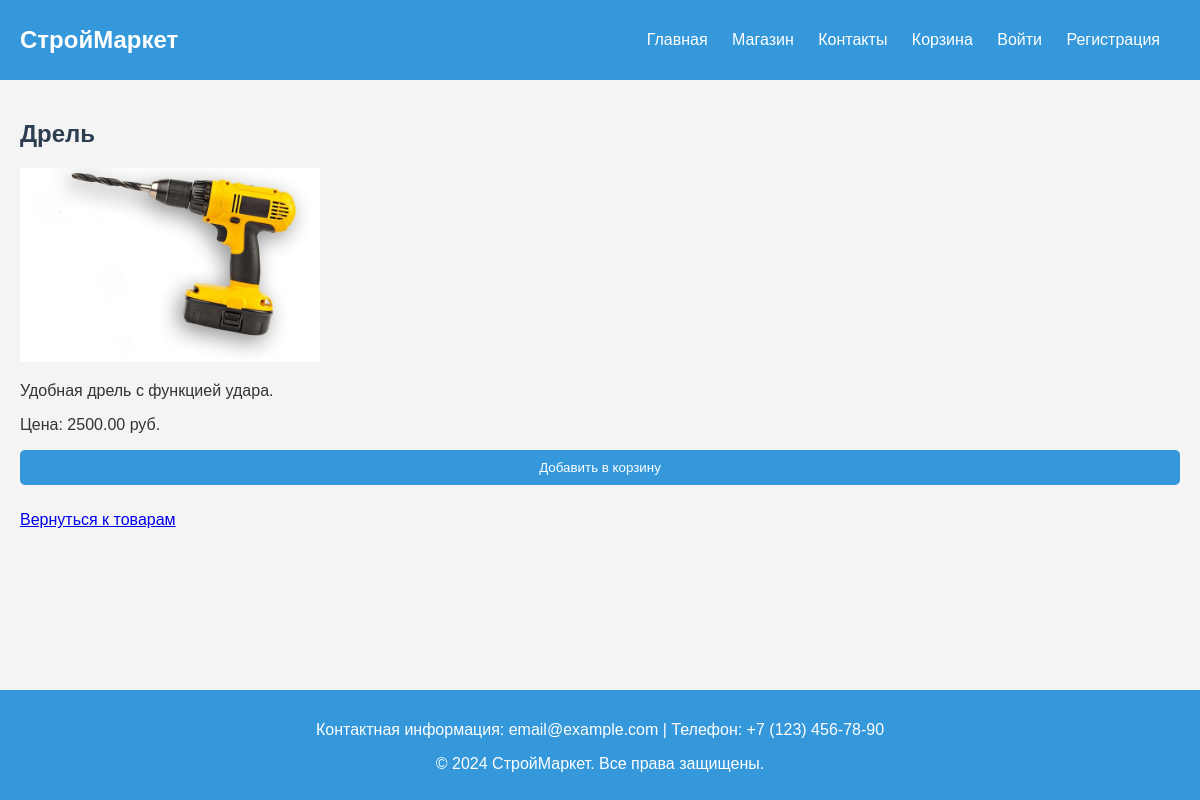
/php/product.php?id=5, run on the app's committed database.
### tables this page shows
CREATE TABLE `products` (
  `id` int(11) NOT NULL,
  `name` varchar(100) NOT NULL,
  `description` text NOT NULL,
  `price` decimal(10,2) NOT NULL,
  `image_url` varchar(255) DEFAULT NULL,
  `created_at` timestamp NOT NULL DEFAULT current_timestamp()
);

### php/product.php (the view, shortened to what this page needs)
<?php
include './db.php';
$product_id = isset($_GET['id']) ? (int)$_GET['id'] : 0;
$stmt = $pdo->prepare("SELECT * FROM products WHERE id = ?");
$stmt->execute([$product_id]);
$product = $stmt->fetch();
?>
<!DOCTYPE html>
<html lang="ru">
<head>
    <link rel="stylesheet" href="../css/styles.css">
</head>
<body>
<header>
    <div class="logo">СтройМаркет</div>
    <nav>
        <ul>
            <li><a href="index.php">Главная</a></li>
            <li><a href="shop.php">Магазин</a></li>
            <li><a href="contacts.php">Контакты</a></li>
            <li><a href="cart.php">Корзина</a></li>
            <?php if (isset($_SESSION['user'])): ?>
                <li><a href="logout.php">Выход</a></li>
            <?php else: ?>
                <li><a href="login.php">Войти</a></li>
                <li><a href="register.php">Регистрация</a></li>
            <?php endif; ?>
        </ul>
    </nav>
</header>
<main>
    <h2><?php echo htmlspecialchars($product['name']); ?></h2>
    <img src="<?php echo htmlspecialchars($product['image_url']); ?>" alt="<?php echo htmlspecialchars($product['name']); ?>" style="max-width: 300px;">
    <p><?php echo htmlspecialchars($product['description']); ?></p>
    <p>Цена: <?php echo htmlspecialchars($product['price']); ?> руб.</p>
    <form action="cart.php" method="POST">
        <button type="submit" name="add_to_cart">Добавить в корзину</button>
    </form>
    <p><a href="shop.php">Вернуться к товарам</a></p>
</main>
<footer>
   <p>Контактная информация: email@example.com | Телефон: +7 (123) 456-78-90</p>
   <p>&copy; 2024 СтройМаркет. Все права защищены.</p>
</footer>
</body>
</html>

### css/styles.css (style rules this page uses)
body { font-family: 'Arial', sans-serif; margin: 0; padding: 0; background-color: #f4f4f4; color: #333; }
h1, h2, h3 { color: #2c3e50; }
header { background-color: #3498db; color: white; padding: 15px 20px; display: flex; justify-content: space-between; align-items: center; }
.logo { font-size: 24px; font-weight: bold; }
nav ul { list-style-type: none; padding: 0; }
nav ul li { display: inline; margin-right: 20px; }
nav a { color: white; text-decoration: none; transition: color 0.3s ease; }
main { padding: 20px; min-height: calc(100vh - 230px); }
form { display: flex; flex-direction: column; }
form input, form textarea, form button { margin-bottom: 10px; }
form button { background-color: #3498db; color: white; border: none; padding: 10px; border-radius: 5px; cursor: pointer; }
footer { background-color: #3498db; color: white; text-align: center; padding: 15px 0; position: relative; bottom: 0; width: 100%; }

### data on the page
products: name "Дрель", image_url (picture), description "Удобная дрель с функцией удара.", price "2500.00"
